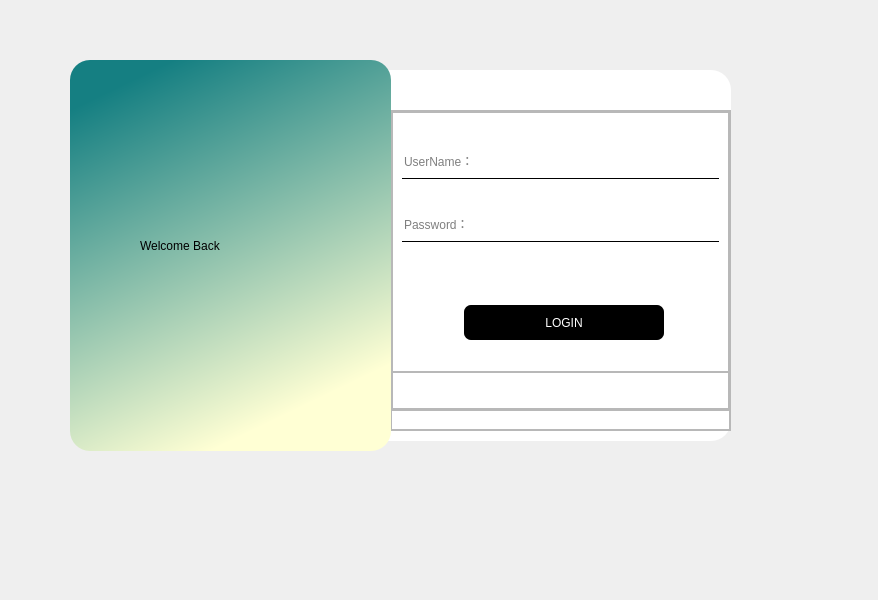
<?xml version="1.0" encoding="UTF-8"?>
<ui version="4.0">
 <class>LoginWindow</class>
 <widget class="QMainWindow" name="LoginWindow">
  <property name="geometry">
   <rect>
    <x>0</x>
    <y>0</y>
    <width>878</width>
    <height>600</height>
   </rect>
  </property>
  <property name="windowTitle">
   <string>MainWindow</string>
  </property>
  <widget class="QWidget" name="centralwidget">
   <widget class="QFrame" name="frame">
    <property name="geometry">
     <rect>
      <x>70</x>
      <y>60</y>
      <width>321</width>
      <height>391</height>
     </rect>
    </property>
    <property name="styleSheet">
     <string notr="true">#frame{
background-color: qlineargradient(spread:pad, x1:0.295, y1:0.0113636, x2:0.653, y2:0.914773, stop:0 rgba(21, 127, 130, 255), stop:1 rgba(255, 255, 212, 255));
border-radius:20px;
}</string>
    </property>
    <property name="frameShape">
     <enum>QFrame::StyledPanel</enum>
    </property>
    <property name="frameShadow">
     <enum>QFrame::Raised</enum>
    </property>
    <widget class="QLabel" name="label">
     <property name="geometry">
      <rect>
       <x>70</x>
       <y>140</y>
       <width>191</width>
       <height>91</height>
      </rect>
     </property>
     <property name="styleSheet">
      <string notr="true">font: 75 20pt &quot;Microsoft JhengHei UI&quot;;</string>
     </property>
     <property name="text">
      <string>Welcome Back</string>
     </property>
    </widget>
   </widget>
   <widget class="QFrame" name="frame_2">
    <property name="geometry">
     <rect>
      <x>380</x>
      <y>70</y>
      <width>351</width>
      <height>371</height>
     </rect>
    </property>
    <property name="styleSheet">
     <string notr="true">#frame_2{
background-color: rgb(255, 255, 255);
border-top-right-radius:20px;
border-bottom-right-radius:20px;
}</string>
    </property>
    <property name="frameShape">
     <enum>QFrame::StyledPanel</enum>
    </property>
    <property name="frameShadow">
     <enum>QFrame::Raised</enum>
    </property>
    <widget class="QPushButton" name="pushButton">
     <property name="geometry">
      <rect>
       <x>310</x>
       <y>0</y>
       <width>41</width>
       <height>41</height>
      </rect>
     </property>
     <property name="styleSheet">
      <string notr="true">QPushButton{
	border:none;
}
QPushButton:hover{
	padding-top:2px;
}
</string>
     </property>
     <property name="text">
      <string/>
     </property>
     <property name="icon">
      <iconset resource="res.qrc">
       <normaloff>:/icons/icons/close2.png</normaloff>:/icons/icons/close2.png</iconset>
     </property>
     <property name="iconSize">
      <size>
       <width>30</width>
       <height>30</height>
      </size>
     </property>
    </widget>
    <widget class="QFrame" name="frame_3">
     <property name="geometry">
      <rect>
       <x>10</x>
       <y>40</y>
       <width>341</width>
       <height>321</height>
      </rect>
     </property>
     <property name="minimumSize">
      <size>
       <width>341</width>
       <height>321</height>
      </size>
     </property>
     <property name="frameShape">
      <enum>QFrame::StyledPanel</enum>
     </property>
     <property name="frameShadow">
      <enum>QFrame::Raised</enum>
     </property>
     <layout class="QVBoxLayout" name="verticalLayout">
      <property name="spacing">
       <number>0</number>
      </property>
      <property name="leftMargin">
       <number>0</number>
      </property>
      <property name="topMargin">
       <number>0</number>
      </property>
      <property name="rightMargin">
       <number>0</number>
      </property>
      <property name="bottomMargin">
       <number>0</number>
      </property>
      <item>
       <widget class="QFrame" name="frame_4">
        <property name="sizePolicy">
         <sizepolicy hsizetype="Preferred" vsizetype="Expanding">
          <horstretch>0</horstretch>
          <verstretch>15</verstretch>
         </sizepolicy>
        </property>
        <property name="frameShape">
         <enum>QFrame::StyledPanel</enum>
        </property>
        <property name="frameShadow">
         <enum>QFrame::Raised</enum>
        </property>
        <layout class="QVBoxLayout" name="verticalLayout_3">
         <property name="spacing">
          <number>0</number>
         </property>
         <property name="leftMargin">
          <number>0</number>
         </property>
         <property name="topMargin">
          <number>0</number>
         </property>
         <property name="rightMargin">
          <number>0</number>
         </property>
         <property name="bottomMargin">
          <number>0</number>
         </property>
         <item>
          <widget class="QFrame" name="frame_6">
           <property name="sizePolicy">
            <sizepolicy hsizetype="Preferred" vsizetype="Expanding">
             <horstretch>0</horstretch>
             <verstretch>7</verstretch>
            </sizepolicy>
           </property>
           <property name="frameShape">
            <enum>QFrame::StyledPanel</enum>
           </property>
           <property name="frameShadow">
            <enum>QFrame::Raised</enum>
           </property>
           <layout class="QHBoxLayout" name="horizontalLayout_2">
            <property name="spacing">
             <number>0</number>
            </property>
            <property name="leftMargin">
             <number>0</number>
            </property>
            <property name="topMargin">
             <number>0</number>
            </property>
            <property name="rightMargin">
             <number>0</number>
            </property>
            <property name="bottomMargin">
             <number>0</number>
            </property>
            <item>
             <widget class="QStackedWidget" name="stackedWidget_2">
              <property name="styleSheet">
               <string notr="true">QLineEdit{
	background-color: rgba(255, 255, 255, 0);
	border:none;
	border-bottom:1px solid black;
}
QPushButton{
	background-color: rgb(0, 0, 0);
	color: rgb(255, 255, 255);
	border-radius:7px;
}
QPushButton:pressed{
	padding-top:3px;
	padding-left:3px;
}
</string>
              </property>
              <property name="currentIndex">
               <number>0</number>
              </property>
              <widget class="QWidget" name="page_Login">
               <layout class="QGridLayout" name="gridLayout">
                <item row="0" column="0" colspan="4">
                 <widget class="QLineEdit" name="lineEdit_L_username">
                  <property name="minimumSize">
                   <size>
                    <width>0</width>
                    <height>35</height>
                   </size>
                  </property>
                  <property name="styleSheet">
                   <string notr="true">font: 9pt &quot;Microsoft JhengHei UI&quot;;</string>
                  </property>
                  <property name="text">
                   <string/>
                  </property>
                  <property name="placeholderText">
                   <string>UserName：</string>
                  </property>
                 </widget>
                </item>
                <item row="5" column="0">
                 <spacer name="horizontalSpacer">
                  <property name="orientation">
                   <enum>Qt::Horizontal</enum>
                  </property>
                  <property name="sizeHint" stdset="0">
                   <size>
                    <width>47</width>
                    <height>20</height>
                   </size>
                  </property>
                 </spacer>
                </item>
                <item row="5" column="3">
                 <spacer name="horizontalSpacer_2">
                  <property name="orientation">
                   <enum>Qt::Horizontal</enum>
                  </property>
                  <property name="sizeHint" stdset="0">
                   <size>
                    <width>46</width>
                    <height>20</height>
                   </size>
                  </property>
                 </spacer>
                </item>
                <item row="1" column="0" colspan="4">
                 <widget class="QLineEdit" name="lineEdit_L_password">
                  <property name="minimumSize">
                   <size>
                    <width>0</width>
                    <height>35</height>
                   </size>
                  </property>
                  <property name="styleSheet">
                   <string notr="true">font: 9pt &quot;Microsoft JhengHei UI&quot;;</string>
                  </property>
                  <property name="text">
                   <string/>
                  </property>
                  <property name="echoMode">
                   <enum>QLineEdit::Password</enum>
                  </property>
                  <property name="placeholderText">
                   <string>Password：</string>
                  </property>
                 </widget>
                </item>
                <item row="5" column="2">
                 <widget class="QPushButton" name="pushButton_L_sure">
                  <property name="sizePolicy">
                   <sizepolicy hsizetype="Fixed" vsizetype="Fixed">
                    <horstretch>0</horstretch>
                    <verstretch>0</verstretch>
                   </sizepolicy>
                  </property>
                  <property name="minimumSize">
                   <size>
                    <width>200</width>
                    <height>35</height>
                   </size>
                  </property>
                  <property name="layoutDirection">
                   <enum>Qt::LeftToRight</enum>
                  </property>
                  <property name="styleSheet">
                   <string notr="true">font: 75 9pt &quot;微软雅黑&quot;;</string>
                  </property>
                  <property name="text">
                   <string>LOGIN</string>
                  </property>
                 </widget>
                </item>
                <item row="3" column="0">
                 <spacer name="verticalSpacer">
                  <property name="orientation">
                   <enum>Qt::Vertical</enum>
                  </property>
                  <property name="sizeType">
                   <enum>QSizePolicy::Fixed</enum>
                  </property>
                  <property name="sizeHint" stdset="0">
                   <size>
                    <width>20</width>
                    <height>35</height>
                   </size>
                  </property>
                 </spacer>
                </item>
               </layout>
              </widget>
              <widget class="QWidget" name="page_Register">
               <layout class="QGridLayout" name="gridLayout_2">
                <item row="2" column="0" colspan="3">
                 <widget class="QLineEdit" name="lineEdit_R_password_re">
                  <property name="minimumSize">
                   <size>
                    <width>0</width>
                    <height>35</height>
                   </size>
                  </property>
                  <property name="styleSheet">
                   <string notr="true">font: 9pt &quot;Microsoft JhengHei UI&quot;;</string>
                  </property>
                  <property name="text">
                   <string/>
                  </property>
                  <property name="echoMode">
                   <enum>QLineEdit::Password</enum>
                  </property>
                  <property name="placeholderText">
                   <string>Resign Password：</string>
                  </property>
                 </widget>
                </item>
                <item row="1" column="0" colspan="3">
                 <widget class="QLineEdit" name="lineEdit_R_password">
                  <property name="minimumSize">
                   <size>
                    <width>0</width>
                    <height>35</height>
                   </size>
                  </property>
                  <property name="styleSheet">
                   <string notr="true">font: 9pt &quot;Microsoft JhengHei UI&quot;;</string>
                  </property>
                  <property name="echoMode">
                   <enum>QLineEdit::Password</enum>
                  </property>
                  <property name="placeholderText">
                   <string>Password：</string>
                  </property>
                 </widget>
                </item>
                <item row="7" column="0">
                 <spacer name="horizontalSpacer_5">
                  <property name="orientation">
                   <enum>Qt::Horizontal</enum>
                  </property>
                  <property name="sizeHint" stdset="0">
                   <size>
                    <width>47</width>
                    <height>20</height>
                   </size>
                  </property>
                 </spacer>
                </item>
                <item row="7" column="2">
                 <spacer name="horizontalSpacer_3">
                  <property name="orientation">
                   <enum>Qt::Horizontal</enum>
                  </property>
                  <property name="sizeHint" stdset="0">
                   <size>
                    <width>46</width>
                    <height>20</height>
                   </size>
                  </property>
                 </spacer>
                </item>
                <item row="0" column="0" colspan="3">
                 <widget class="QLineEdit" name="lineEdit_R_username">
                  <property name="minimumSize">
                   <size>
                    <width>0</width>
                    <height>35</height>
                   </size>
                  </property>
                  <property name="styleSheet">
                   <string notr="true">font: 9pt &quot;Microsoft JhengHei UI&quot;;</string>
                  </property>
                  <property name="placeholderText">
                   <string>UserName：</string>
                  </property>
                 </widget>
                </item>
                <item row="3" column="0" colspan="3">
                 <widget class="QLineEdit" name="lineEdit_R_email">
                  <property name="minimumSize">
                   <size>
                    <width>0</width>
                    <height>35</height>
                   </size>
                  </property>
                  <property name="styleSheet">
                   <string notr="true">font: 9pt &quot;Microsoft JhengHei UI&quot;;</string>
                  </property>
                  <property name="placeholderText">
                   <string>UserEmail :</string>
                  </property>
                 </widget>
                </item>
                <item row="7" column="1">
                 <widget class="QPushButton" name="pushButton_R_register">
                  <property name="sizePolicy">
                   <sizepolicy hsizetype="Fixed" vsizetype="Fixed">
                    <horstretch>0</horstretch>
                    <verstretch>0</verstretch>
                   </sizepolicy>
                  </property>
                  <property name="minimumSize">
                   <size>
                    <width>200</width>
                    <height>35</height>
                   </size>
                  </property>
                  <property name="styleSheet">
                   <string notr="true">font: 75 9pt &quot;微软雅黑&quot;;</string>
                  </property>
                  <property name="text">
                   <string>REGISTER</string>
                  </property>
                 </widget>
                </item>
               </layout>
              </widget>
             </widget>
            </item>
           </layout>
          </widget>
         </item>
         <item>
          <widget class="QFrame" name="frame_7">
           <property name="sizePolicy">
            <sizepolicy hsizetype="Preferred" vsizetype="Expanding">
             <horstretch>0</horstretch>
             <verstretch>1</verstretch>
            </sizepolicy>
           </property>
           <property name="frameShape">
            <enum>QFrame::StyledPanel</enum>
           </property>
           <property name="frameShadow">
            <enum>QFrame::Raised</enum>
           </property>
           <layout class="QHBoxLayout" name="horizontalLayout">
            <item>
             <widget class="QPushButton" name="pushButton_Login">
              <property name="styleSheet">
               <string notr="true">QPushButton{
	border:none;
}
QPushButton:pressed{
	padding-top:3px;
	padding-left:3px;
}
	</string>
              </property>
              <property name="text">
               <string/>
              </property>
              <property name="icon">
               <iconset resource="res.qrc">
                <normaloff>:/icons/icons/login.png</normaloff>:/icons/icons/login.png</iconset>
              </property>
              <property name="iconSize">
               <size>
                <width>25</width>
                <height>25</height>
               </size>
              </property>
             </widget>
            </item>
            <item>
             <widget class="QPushButton" name="pushButton_Register">
              <property name="styleSheet">
               <string notr="true">QPushButton{
	border:none;
}
QPushButton:pressed{
	padding-top:3px;
	padding-left:3px;
}
	</string>
              </property>
              <property name="text">
               <string/>
              </property>
              <property name="icon">
               <iconset resource="res.qrc">
                <normaloff>:/icons/icons/register.png</normaloff>:/icons/icons/register.png</iconset>
              </property>
              <property name="iconSize">
               <size>
                <width>25</width>
                <height>25</height>
               </size>
              </property>
             </widget>
            </item>
           </layout>
          </widget>
         </item>
        </layout>
       </widget>
      </item>
      <item>
       <widget class="QFrame" name="frame_5">
        <property name="sizePolicy">
         <sizepolicy hsizetype="Preferred" vsizetype="Expanding">
          <horstretch>0</horstretch>
          <verstretch>1</verstretch>
         </sizepolicy>
        </property>
        <property name="frameShape">
         <enum>QFrame::StyledPanel</enum>
        </property>
        <property name="frameShadow">
         <enum>QFrame::Raised</enum>
        </property>
        <layout class="QVBoxLayout" name="verticalLayout_2">
         <property name="spacing">
          <number>0</number>
         </property>
         <property name="leftMargin">
          <number>0</number>
         </property>
         <property name="topMargin">
          <number>0</number>
         </property>
         <property name="rightMargin">
          <number>0</number>
         </property>
         <property name="bottomMargin">
          <number>0</number>
         </property>
         <item>
          <widget class="QStackedWidget" name="stackedWidget">
           <widget class="QWidget" name="page"/>
           <widget class="QWidget" name="page_2"/>
          </widget>
         </item>
        </layout>
       </widget>
      </item>
     </layout>
    </widget>
   </widget>
   <zorder>frame_2</zorder>
   <zorder>frame</zorder>
  </widget>
 </widget>
 <tabstops>
  <tabstop>lineEdit_L_username</tabstop>
  <tabstop>lineEdit_L_password</tabstop>
  <tabstop>pushButton_L_sure</tabstop>
  <tabstop>lineEdit_R_username</tabstop>
  <tabstop>lineEdit_R_password</tabstop>
  <tabstop>lineEdit_R_password_re</tabstop>
  <tabstop>lineEdit_R_email</tabstop>
  <tabstop>pushButton_R_register</tabstop>
  <tabstop>pushButton</tabstop>
  <tabstop>pushButton_Login</tabstop>
  <tabstop>pushButton_Register</tabstop>
 </tabstops>
 <resources>
  <include location="res.qrc"/>
 </resources>
 <connections>
  <connection>
   <sender>pushButton</sender>
   <signal>clicked()</signal>
   <receiver>LoginWindow</receiver>
   <slot>close()</slot>
   <hints>
    <hint type="sourcelabel">
     <x>712</x>
     <y>87</y>
    </hint>
    <hint type="destinationlabel">
     <x>765</x>
     <y>32</y>
    </hint>
   </hints>
  </connection>
 </connections>
</ui>
